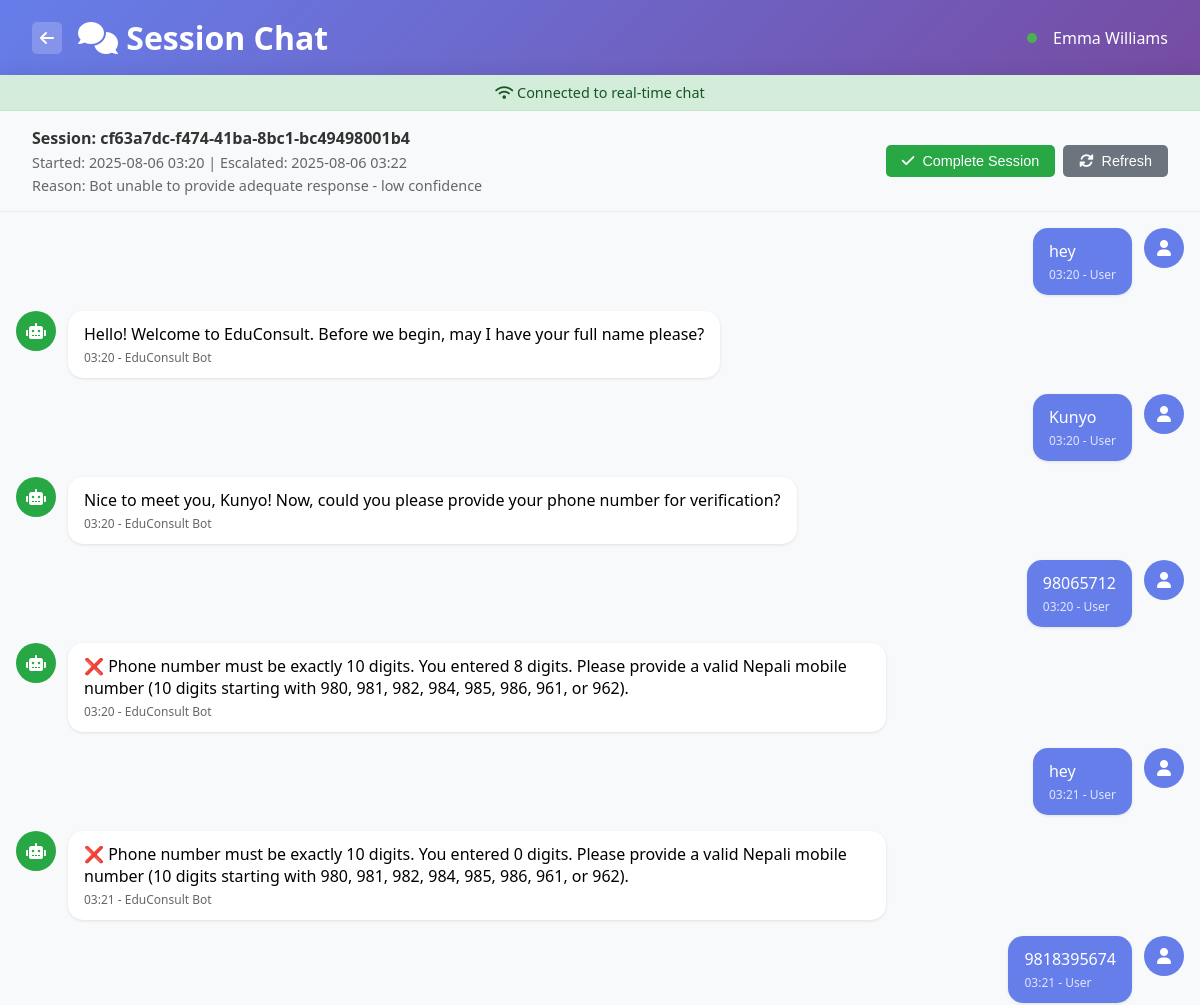
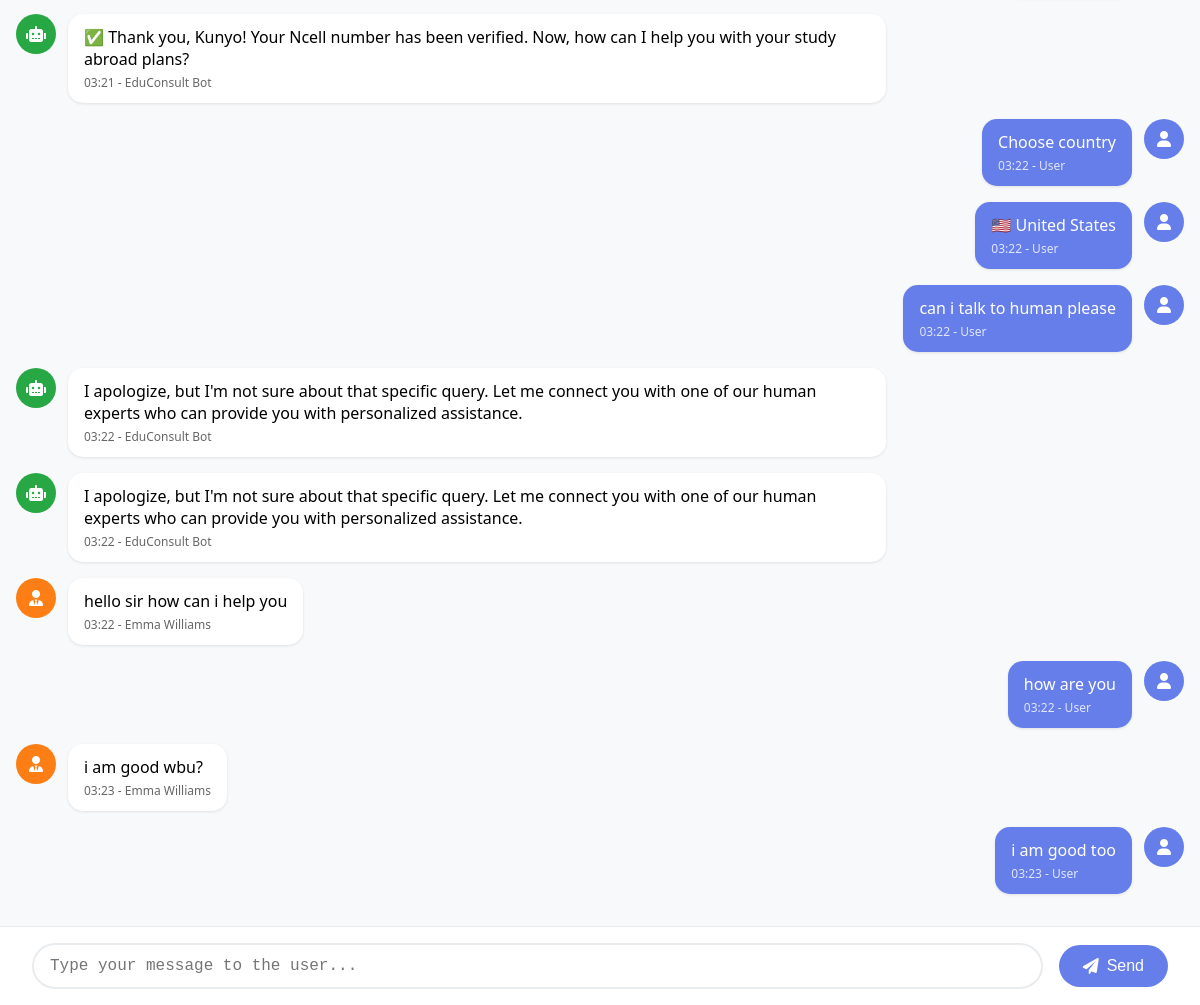
Screenshot of /agent/session/cf63a7dc-f474-41ba-8bc1-bc49498001b4 (signed in) with the database file from the repository (2 pictures, top to bottom).
### human_handoff/models.py (models this page shows, shortened)
class Agent(db.Model):
    __tablename__ = 'agents'
    id = db.Column(db.Integer, primary_key=True)
    agent_id = db.Column(db.String(50), unique=True, nullable=False)
    name = db.Column(db.String(100), nullable=False)
    email = db.Column(db.String(120), unique=True, nullable=False)
    phone = db.Column(db.String(20))
    specialization = db.Column(db.String(100))
    password_hash = db.Column(db.String(255), nullable=True)
    password_set = db.Column(db.Boolean, default=False)  # True if agent has set their password
    status = db.Column(db.String(20), default='available')  # available, busy, offline
    max_concurrent_sessions = db.Column(db.Integer, default=5)
    current_sessions = db.Column(db.Integer, default=0)
    created_at = db.Column(db.DateTime, default=datetime.utcnow)
    last_active = db.Column(db.DateTime, default=datetime.utcnow)
    total_sessions_handled = db.Column(db.Integer, default=0)
    average_response_time = db.Column(db.Integer, default=0)  # in seconds
    is_active = db.Column(db.Boolean, default=True)
    agent_sessions = db.relationship('AgentSession', backref='agent', lazy=True)

class ChatSession(db.Model):
    __tablename__ = 'chat_sessions'
    id = db.Column(db.Integer, primary_key=True)
    session_id = db.Column(db.String(100), unique=True, nullable=False, default=lambda: str(uuid.uuid4()))
    user_id = db.Column(db.String(100))  # Keep for backward compatibility with guest sessions
    student_id = db.Column(db.Integer, db.ForeignKey('students.id'), nullable=True)  # New FK for authenticated users
    created_at = db.Column(db.DateTime, default=datetime.utcnow)
    updated_at = db.Column(db.DateTime, default=datetime.utcnow, onupdate=datetime.utcnow)
    status = db.Column(db.String(20), default='active')  # active, closed, escalated
    requires_human = db.Column(db.Boolean, default=False)
    assigned_agent_id = db.Column(db.Integer, db.ForeignKey('agents.id'))
    escalation_reason = db.Column(db.Text)
    escalated_at = db.Column(db.DateTime)
    resolved_at = db.Column(db.DateTime)
    user_satisfaction_rating = db.Column(db.Integer)
    notes = db.Column(db.Text)
    messages = db.relationship('Message', backref='session', lazy=True, cascade='all, delete-orphan')
    assigned_agent = db.relationship('Agent', backref='assigned_sessions')
    analytics = db.relationship('SessionAnalytics', backref='session', uselist=False, cascade='all, delete-orphan')

class Message(db.Model):
    __tablename__ = 'messages'
    id = db.Column(db.Integer, primary_key=True)
    session_id = db.Column(db.String(100), db.ForeignKey('chat_sessions.session_id'), nullable=False)
    sender_type = db.Column(db.String(10), nullable=False)  # user, bot, agent
    sender_id = db.Column(db.String(100))
    message_content = db.Column(db.Text, nullable=False)
    message_type = db.Column(db.String(20), default='text')  # text, image, file, system
    timestamp = db.Column(db.DateTime, default=datetime.utcnow)
    is_fallback = db.Column(db.Boolean, default=False)
    message_metadata = db.Column(db.Text)  # JSON string for additional data

### human_handoff/agent_routes.py (the view)
@agent_bp.route('/session/<session_id>')
def session_detail(session_id):
    if 'agent_id' not in session:
        return redirect(url_for('agent.agent_login'))
    chat_session = ChatSession.query.filter_by(session_id=session_id).first()
    if not chat_session:
        return "Session not found", 404
    messages = Message.query.filter_by(session_id=session_id).order_by(Message.timestamp.asc()).all()
    agent_id = session['agent_id']
    agent = Agent.query.filter_by(agent_id=agent_id).first()
    return render_template('agent/session_detail.html',
                         session=chat_session,
                         messages=messages,
                         agent=agent)

### templates/agent/session_detail.html (shortened to what this page needs)
<!DOCTYPE html>
<html lang="en">
<head>
    <link href="https://cdnjs.cloudflare.com/ajax/libs/font-awesome/6.0.0/css/all.min.css" rel="stylesheet">
</head>
<body>
    <div class="header">
        <div class="header-left">
            <a href="/agent/dashboard" class="back-btn">
                <i class="fas fa-arrow-left"></i>
            </a>
            <h1><i class="fas fa-comments"></i> Session Chat</h1>
        </div>
        <div class="session-info">
            <div class="status-indicator"></div>
            <span>{{ agent.name }}</span>
        </div>
    </div>
    <div class="chat-container">
        <div id="connection-status" class="connection-status">
            <i class="fas fa-wifi"></i> Connected to real-time chat
        </div>
        <div class="chat-header">
            <div class="session-details">
                <div class="session-id">Session: {{ session.session_id }}</div>
                <div class="session-meta">
                    Started: {{ session.created_at.strftime('%Y-%m-%d %H:%M') if session.created_at else 'N/A' }} |
                    Escalated: {{ session.escalated_at.strftime('%Y-%m-%d %H:%M') if session.escalated_at else 'N/A' }}
                </div>
                <div class="session-meta">
                    Reason: {{ session.escalation_reason or 'Bot unable to help' }}
                </div>
            </div>
            <div class="chat-actions">
                <button class="btn btn-success" onclick="completeSession()">
                    <i class="fas fa-check"></i> Complete Session
                </button>
                <button class="btn btn-secondary" onclick="refreshMessages()">
                    <i class="fas fa-sync-alt"></i> Refresh
                </button>
            </div>
        </div>
        <div class="messages-container" id="messages-container">
            {% for message in messages %}
            <div class="message {{ message.sender_type }}">
                <div class="message-avatar">
                    {% if message.sender_type == 'user' %}
                        <i class="fas fa-user"></i>
                    {% elif message.sender_type == 'bot' %}
                        <i class="fas fa-robot"></i>
                    {% else %}
                        <i class="fas fa-user-tie"></i>
                    {% endif %}
                </div>
                <div class="message-content">
                    {{ message.message_content }}
                    <div class="message-meta">
                        {{ message.timestamp.strftime('%H:%M') if message.timestamp else 'N/A' }}
                        {% if message.sender_type == 'agent' %}
                            - {{ agent.name }}
                        {% elif message.sender_type == 'bot' %}
                            - EduConsult Bot
                        {% else %}
                            - User
                        {% endif %}
                    </div>
                </div>
            </div>
            {% endfor %}
        </div>
        <div class="input-container">
            <textarea
                id="message-input"
                class="message-input"
                placeholder="Type your message to the user..."
                rows="1"
            ></textarea>
            <button id="send-btn" class="send-btn" onclick="sendMessage()">
                <i class="fas fa-paper-plane"></i> Send
            </button>
        </div>
    </div>
</body>
</html>

### templates/agent/session_detail.html (style rules this page uses)
* { margin: 0; padding: 0; box-sizing: border-box; }
body { font-family: 'Segoe UI', Tahoma, Geneva, Verdana, sans-serif; background: #f5f6fa; height: 100vh; display: flex; flex-direction: column; }
.header { background: linear-gradient(135deg, #667eea 0%, #764ba2 100%); color: white; padding: 1rem 2rem; display: flex; justify-content: space-between; align-items: center; box-shadow: 0 2px 10px rgba(0,0,0,0.1); }
.header-left { display: flex; align-items: center; gap: 1rem; }
.back-btn { background: rgba(255,255,255,0.2); color: white; border: none; padding: 0.5rem; border-radius: 5px; cursor: pointer; text-decoration: none; display: flex; align-items: center; }
.session-info { display: flex; align-items: center; gap: 1rem; }
.status-indicator { width: 10px; height: 10px; border-radius: 50%; background: #4CAF50; }
.chat-container { flex: 1; display: flex; flex-direction: column; max-width: 1200px; margin: 0 auto; width: 100%; background: white; box-shadow: 0 0 20px rgba(0,0,0,0.1); }
.chat-header { background: #f8f9fa; padding: 1rem 2rem; border-bottom: 1px solid #e9ecef; display: flex; justify-content: space-between; align-items: center; }
.session-details { display: flex; flex-direction: column; gap: 0.25rem; }
.session-id { font-weight: 600; color: #333; }
.session-meta { font-size: 0.9rem; color: #666; }
.chat-actions { display: flex; gap: 0.5rem; }
.btn { padding: 0.5rem 1rem; border: none; border-radius: 5px; cursor: pointer; font-size: 0.9rem; text-decoration: none; display: inline-flex; align-items: center; gap: 0.5rem; transition: all 0.2s ease; }
.btn-success { background: #28a745; color: white; }
.btn-secondary { background: #6c757d; color: white; }
.messages-container { flex: 1; overflow-y: auto; padding: 1rem; background: #f8f9fa; }
.message { margin-bottom: 1rem; display: flex; align-items: flex-start; gap: 0.75rem; }
.message.user { flex-direction: row-reverse; }
.message-avatar { width: 40px; height: 40px; border-radius: 50%; display: flex; align-items: center; justify-content: center; color: white; font-weight: bold; flex-shrink: 0; }
.message.user .message-avatar { background: #667eea; }
.message.bot .message-avatar { background: #28a745; }
.message.agent .message-avatar { background: #fd7e14; }
.message-content { max-width: 70%; background: white; padding: 0.75rem 1rem; border-radius: 15px; box-shadow: 0 1px 3px rgba(0,0,0,0.1); }
.message.user .message-content { background: #667eea; color: white; }
.message-meta { font-size: 0.75rem; color: #666; margin-top: 0.25rem; }
.message.user .message-meta { color: rgba(255,255,255,0.8); }
.input-container { background: white; padding: 1rem 2rem; border-top: 1px solid #e9ecef; display: flex; gap: 1rem; align-items: center; }
.message-input { flex: 1; padding: 0.75rem 1rem; border: 2px solid #e9ecef; border-radius: 25px; font-size: 1rem; outline: none; resize: none; min-height: 44px; max-height: 120px; }
.send-btn { background: #667eea; color: white; border: none; padding: 0.75rem 1.5rem; border-radius: 25px; cursor: pointer; font-size: 1rem; display: flex; align-items: center; gap: 0.5rem; transition: background 0.2s ease; }
.connection-status { padding: 0.5rem 1rem; background: #d4edda; color: #155724; border-bottom: 1px solid #c3e6cb; text-align: center; font-size: 0.9rem; }

### rows the page displays
Agent: name "Emma Williams"
ChatSession: session_id "cf63a7dc-f474-41ba-8bc1-bc49498001b4", created_at "2025-08-06 03:20", escalated_at "2025-08-06 03:22", escalation_reason "Bot unable to provide adequate response - low confidence"
Message: sender_type "user" (drawn), message_content "hey", timestamp "03:20"
Message: sender_type "bot" (drawn), message_content "Hello! Welcome to EduConsult. Before we begin, may I have your full name please?", timestamp "03:20"
Message: sender_type "user" (drawn), message_content "Kunyo", timestamp "03:20"
Message: sender_type "bot" (drawn), message_content "Nice to meet you, Kunyo! Now, could you please provide your phone number for verification?", timestamp "03:20"
Message: sender_type "user" (drawn), message_content "98065712", timestamp "03:20"
Message: sender_type "bot" (drawn), message_content "❌ Phone number must be exactly 10 digits. You entered 8 digits. Please provide a valid Nepali mobile number (10 digits starting with 980, 981, 982, 984, 985, 986, 961, or 962).", timestamp "03:20"
Message: sender_type "user" (drawn), message_content "hey", timestamp "03:21"
Message: sender_type "bot" (drawn), message_content "❌ Phone number must be exactly 10 digits. You entered 0 digits. Please provide a valid Nepali mobile number (10 digits starting with 980, 981, 982, 984, 985, 986, 961, or 962).", timestamp "03:21"
Message: sender_type "user" (drawn), message_content "9818395674", timestamp "03:21"
Message: sender_type "bot" (drawn), message_content "✅ Thank you, Kunyo! Your Ncell number has been verified. Now, how can I help you with your study abroad plans?", timestamp "03:21"
Message: sender_type "user" (drawn), message_content "Choose country", timestamp "03:22"
Message: sender_type "user" (drawn), message_content "🇺🇸 United States", timestamp "03:22"
Message: sender_type "user" (drawn), message_content "can i talk to human please", timestamp "03:22"
Message: sender_type "bot" (drawn), message_content "I apologize, but I'm not sure about that specific query. Let me connect you with one of our human experts who can provide you with personalized assistance.", timestamp "03:22"
Message: sender_type "bot" (drawn), message_content "I apologize, but I'm not sure about that specific query. Let me connect you with one of our human experts who can provide you with personalized assistance.", timestamp "03:22"
Message: sender_type "agent" (drawn), message_content "hello sir how can i help you", timestamp "03:22"
Message: sender_type "user" (drawn), message_content "how are you", timestamp "03:22"
Message: sender_type "agent" (drawn), message_content "i am good wbu?", timestamp "03:23"
Message: sender_type "user" (drawn), message_content "i am good too", timestamp "03:23"
